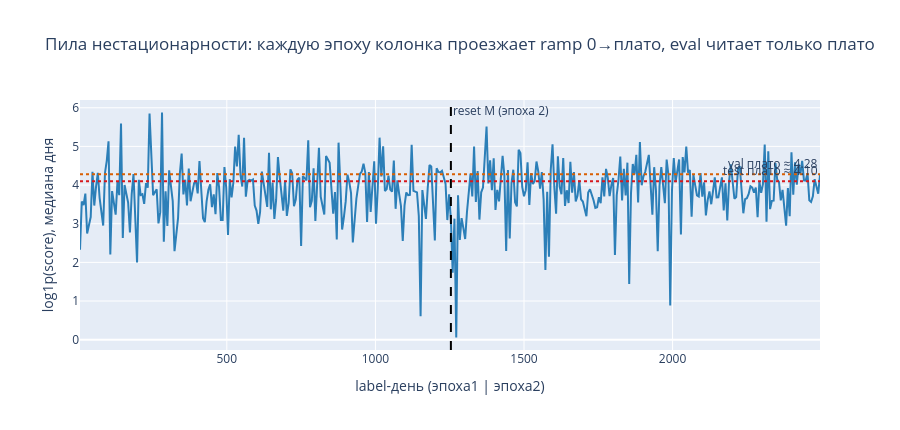

Notebook source saved alongside this figure:
### Code cell
# Пила: log1p-медиана по дням двух train-эпох + плато val/test; доля ramp-режима
tr2 = df2.filter(pl.col("split").str.starts_with("train")).to_pandas()
vmed = float(df2.filter(pl.col("split") == "val")["log_med"].mean())
tmed = float(df2.filter(pl.col("split") == "test")["log_med"].mean())
fig = go.Figure()
fig.add_scatter(x=tr2["day"], y=tr2["log_med"], mode="lines", name="train log1p(score) медиана",
                line=dict(color="#2c7fb8"))
fig.add_vline(x=float(tr2[tr2["split"] == "train-эпоха2"]["day"].min()), line_dash="dash", line_color="black",
              annotation_text="reset M (эпоха 2)")
fig.add_hline(y=vmed, line_dash="dot", line_color="#d95f02", annotation_text=f"val плато ≈ {vmed:.2f}")
fig.add_hline(y=tmed, line_dash="dot", line_color="#d7191c", annotation_text=f"test плато ≈ {tmed:.2f}")
fig.update_layout(title="Пила нестационарности: каждую эпоху колонка проезжает ramp 0→плато, eval читает только плато",
                  xaxis_title="label-день (эпоха1 | эпоха2)", yaxis_title="log1p(score), медиана дня", height=430)
fig.show()
# квантификация ramp: доля train-дней с медианой заметно ниже eval-плато
for thr in [0.5, 0.75, 0.9]:
    frac = float((tr2["log_med"] < thr * vmed).mean())
    print(f"train-дней с медианой < {thr:.0%} val-плато: {frac:.1%}")
print(f"средний train (микс ramp+плато): {tr2['log_med'].mean():.2f} vs val {vmed:.2f} vs test {tmed:.2f}")

### Figure 1 — Plotly figure (JSON) as saved in the notebook; plotly's stock layout.template omitted (floating-point values rounded to 4 significant figures; data arrays with more than 128 entries replaced by an {"elided": "..."} marker saying what was removed)
{"data": [{"line": {"color": "#2c7fb8"}, "mode": "lines", "name": "train log1p(score) медиана", "type": "scatter", "x": {"elided": "397 int values"}, "y": {"elided": "397 float values"}}], "layout": {"annotations": [{"showarrow": false, "text": "reset M (эпоха 2)", "x": 1254, "xanchor": "left", "xref": "x", "y": 1, "yanchor": "top", "yref": "y domain"}, {"showarrow": false, "text": "val плато ≈ 4.28", "x": 1, "xanchor": "right", "xref": "x domain", "y": 4.278, "yanchor": "bottom", "yref": "y"}, {"showarrow": false, "text": "test плато ≈ 4.10", "x": 1, "xanchor": "right", "xref": "x domain", "y": 4.1, "yanchor": "bottom", "yref": "y"}], "height": 430, "shapes": [{"line": {"color": "black", "dash": "dash"}, "type": "line", "x0": 1254, "x1": 1254, "xref": "x", "y0": 0, "y1": 1, "yref": "y domain"}, {"line": {"color": "#d95f02", "dash": "dot"}, "type": "line", "x0": 0, "x1": 1, "xref": "x domain", "y0": 4.278, "y1": 4.278, "yref": "y"}, {"line": {"color": "#d7191c", "dash": "dot"}, "type": "line", "x0": 0, "x1": 1, "xref": "x domain", "y0": 4.1, "y1": 4.1, "yref": "y"}], "title": {"text": "Пила нестационарности: каждую эпоху колонка проезжает ramp 0→плато, eval читает только плато"}, "xaxis": {"title": {"text": "label-день (эпоха1 | эпоха2)"}}, "yaxis": {"title": {"text": "log1p(score), медиана дня"}}}}
